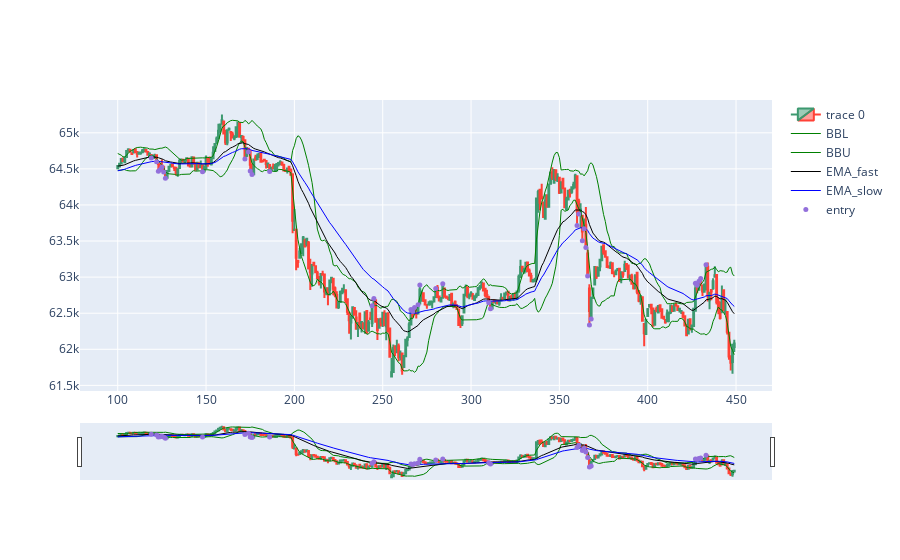

Write notebook code for a chart like this one.
### Code cell
import plotly.graph_objects as go
from plotly.subplots import make_subplots
from datetime import datetime
st=100
dfpl = df[st:st+350]
#dfpl.reset_index(inplace=True)
fig = go.Figure(data=[go.Candlestick(x=dfpl.index,
                open=dfpl['Open'],
                high=dfpl['High'],
                low=dfpl['Low'],
                close=dfpl['Close']),

                go.Scatter(x=dfpl.index, y=dfpl['BBL_15_1.5'], 
                           line=dict(color='green', width=1), 
                           name="BBL"),
                go.Scatter(x=dfpl.index, y=dfpl['BBU_15_1.5'], 
                           line=dict(color='green', width=1), 
                           name="BBU"),
                go.Scatter(x=dfpl.index, y=dfpl['EMA_fast'], 
                           line=dict(color='black', width=1), 
                           name="EMA_fast"),
                go.Scatter(x=dfpl.index, y=dfpl['EMA_slow'], 
                           line=dict(color='blue', width=1), 
                           name="EMA_slow")])

fig.add_scatter(x=dfpl.index, y=dfpl['pointpos'], mode="markers",
                marker=dict(size=5, color="MediumPurple"),
                name="entry")

fig.show()

### Figure 1 — Plotly figure (JSON) as saved in the notebook; plotly's stock layout.template omitted (floating-point values rounded to 4 significant figures; data arrays with more than 128 entries replaced by an {"elided": "..."} marker saying what was removed)
{"data": [{"close": {"elided": "350 float values"}, "high": {"elided": "350 float values"}, "low": {"elided": "350 float values"}, "open": {"elided": "350 float values"}, "type": "candlestick", "x": {"elided": "350 int values"}}, {"line": {"color": "green", "width": 1}, "name": "BBL", "type": "scatter", "x": {"elided": "350 int values"}, "y": {"elided": "350 float values"}}, {"line": {"color": "green", "width": 1}, "name": "BBU", "type": "scatter", "x": {"elided": "350 int values"}, "y": {"elided": "350 float values"}}, {"line": {"color": "black", "width": 1}, "name": "EMA_fast", "type": "scatter", "x": {"elided": "350 int values"}, "y": {"elided": "350 float values"}}, {"line": {"color": "blue", "width": 1}, "name": "EMA_slow", "type": "scatter", "x": {"elided": "350 int values"}, "y": {"elided": "350 float values"}}, {"marker": {"color": "MediumPurple", "size": 5}, "mode": "markers", "name": "entry", "type": "scatter", "x": {"elided": "350 int values"}, "y": {"elided": "350 float values"}}], "layout": {}}
